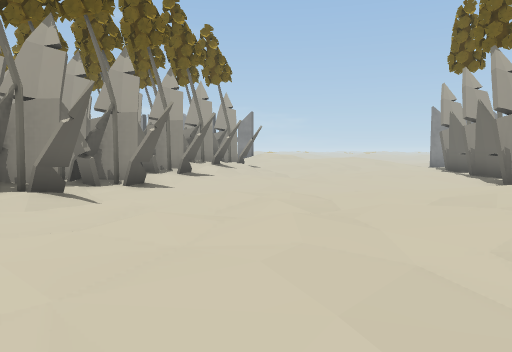
[1] (above)

24 first-person views from a walk through a Unity game level. The camera is 1.3 m above the floor, tilts 4° down and sees 70° across. The floor is counted in squares, 2 m on a side. Each view is taken from the middle of a square. On the plan, view 1 faces up. The plan holds only what a view shows up to about 11 squares ahead; the rest is blank. The place goes on beyond the plan. Some animated figures are not drawn. Some surface patterns are stand-ins.

[2]
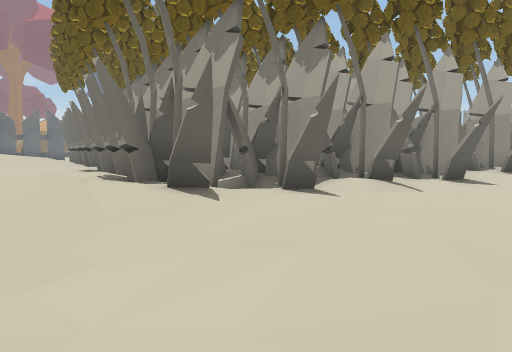

[3]
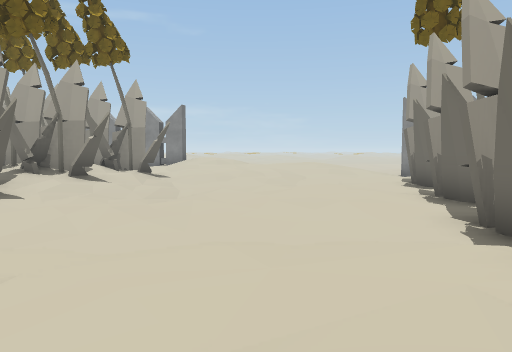

[4]
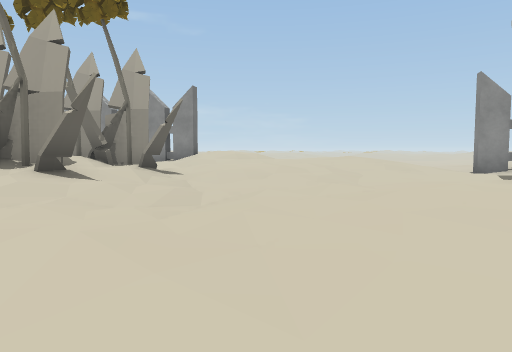

[5]
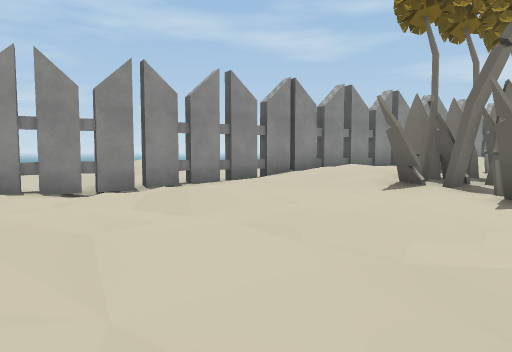

[6]
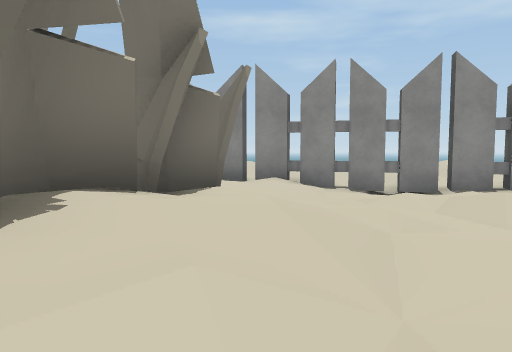

[7]
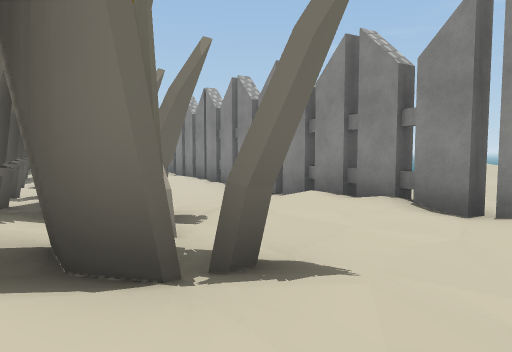

[8]
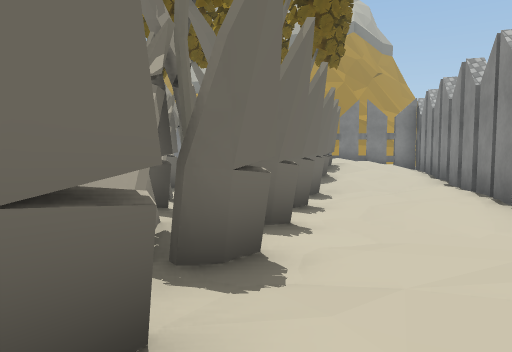

[9]
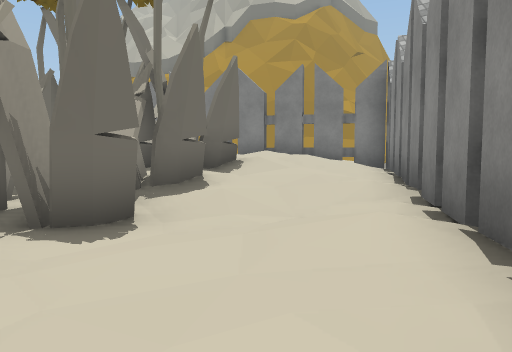

[10]
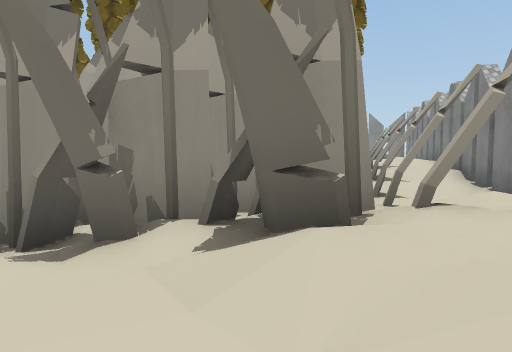

[11]
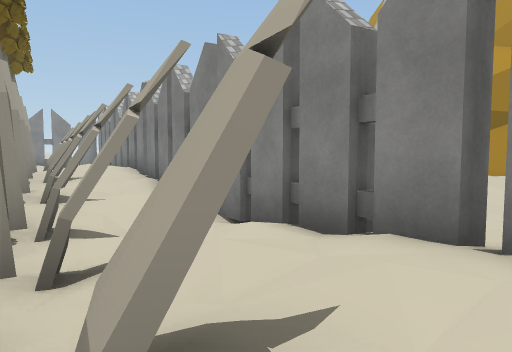

[12]
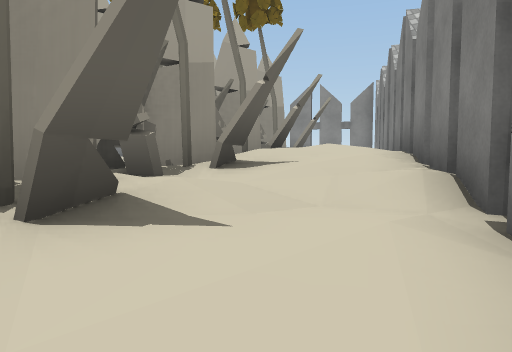

[13]
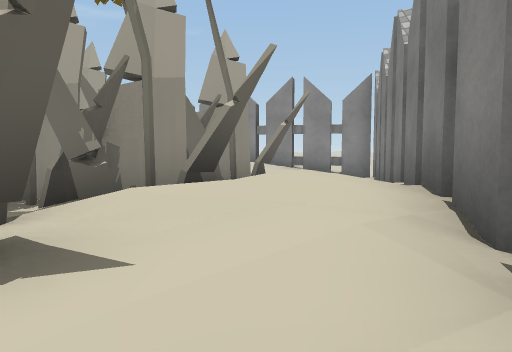

[14]
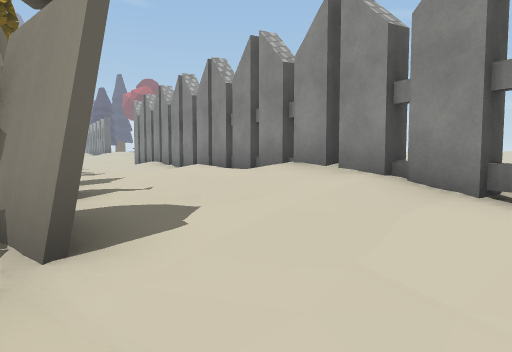

[15]
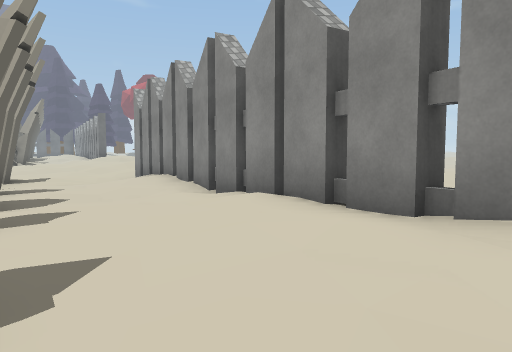

[16]
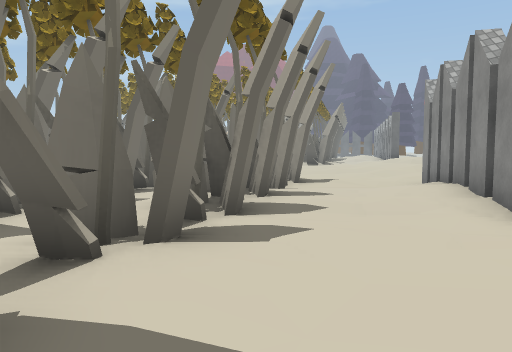

[17]
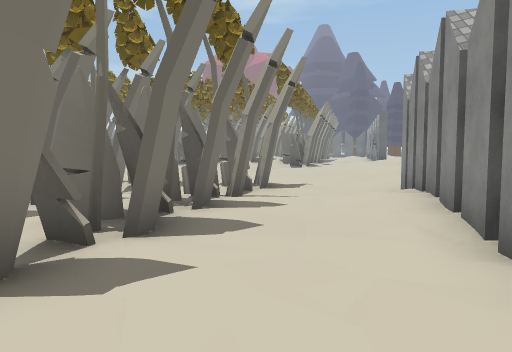

[18]
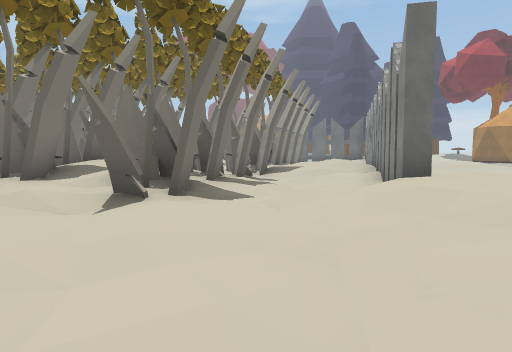

[19]
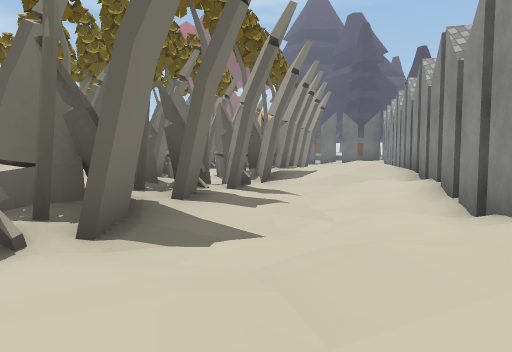

[20]
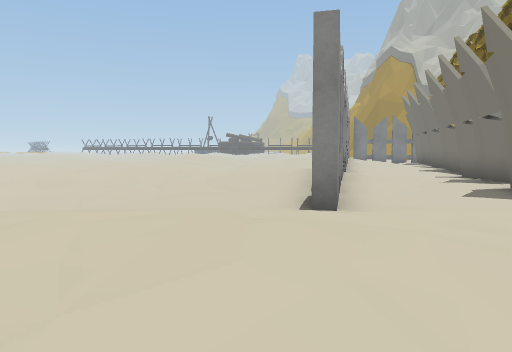

[21]
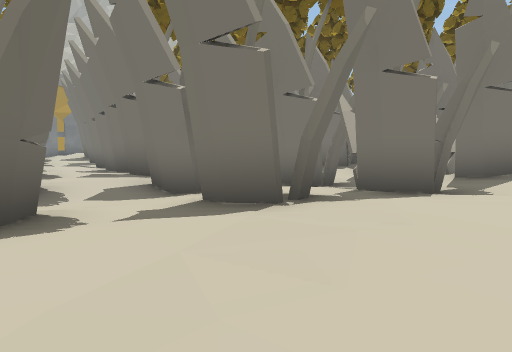

[22]
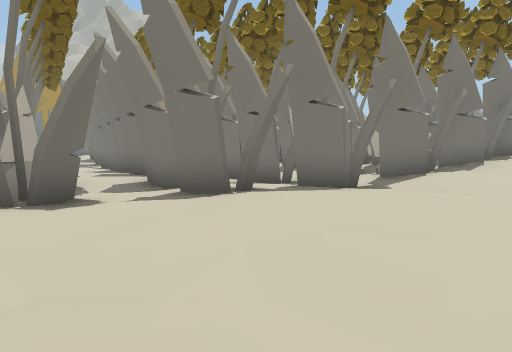

[23]
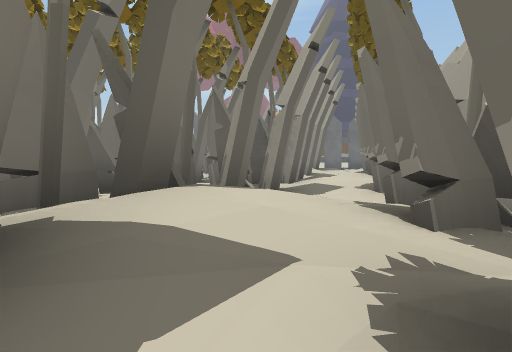

[24]
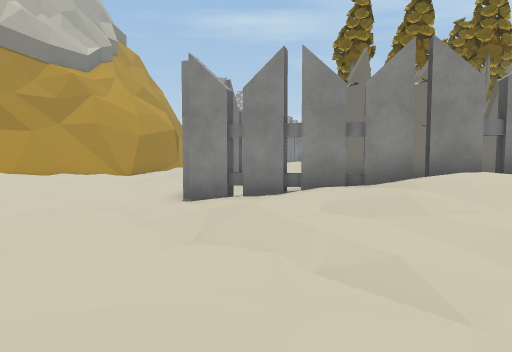

### Floor plan
Key: @ floor where view 1 was taken; # wall or solid block; x gap in a wall; . main floor; : floor 0.25 m higher than the main floor; - floor 0.25 m lower than the main floor; + floor 0.5 m higher than the main floor; _ floor 0.5 m lower than the main floor; * floor 0.75 m higher than the main floor; % floor 1 m higher than the main floor; & floor 1.25 m higher than the main floor; / step, stairs or slope; T thing the floor can be seen under or through.
Columns run from 9 left of view 1 to 31 right of it. Each row starts with its distance up from view 1.
 22 #####+          :.-....:
 21  %%+####      ++:...:::.         *
 20  %*+::.##%%%++**:..::++          /+
 19 #*+/....+**+++*+:..:+**        :.:++
 18 ###x#:+::::+++++:.##**         *+:::
 17 ++# ###+::++::.....#x##       %*+:.::
 16 #::  %###:::::....-.::#####+  &%++...-
 15 #####&&%+.:.:.....-...:.:+#x###**:..-.
 14    #####+:-..-...#x#:::.:++***#x###--..
 13      ####.-......#-###:.::++++++::#.-...
 12       ++:.-..::...-.:#####:::++:..#.....
 11       ##:.-..::.###..::.#######::.#......
 10       #:........#######...    ##:.#:.--.:
  9      ##........##     ###        :#
  8      ##--..---.####        ####  ##
  7     ##.--.-...:.--#         ###/*#
  6     ###.....::#####          +*%%#
  5     #:...:..:+##            ##**##
  4     ##.-.:::+*#             ###+#
  3 #####...++:+*%#             #+:/#
  2 +:####.:++:+%##             ##..#
  1 +++++:.:++:+*##             :.--x
  0   ***+:.:@+:+####  ####   ###-_#
 -1    *+::.:.../#:#####-#### # -..#
 -2    ###...-.-.::..### #__#####::#
 -3      #TTTT-..:::.-___#_#####++##  -:+##
 -4       :.. x##:::.-______-###+*#:..-.
 -5       ++:-.:######_----_..+***#
 -6         :--  .   ####..--::***#
 -7              +      #####.::+##
 -8                          x##.#
 -9                            ###

Where each view was taken, in squares from view 1:
view 1: 0 up, 0 right, facing up
view 2: 1 down, 0 right, facing up-left
view 3: 4 up, 3 right, facing up
view 4: 7 up, 2 right, facing up
view 5: 5 up, 3 right, facing down-left
view 6: 5 up, 3 right, facing down
view 7: 1 up, 2 right, facing down-right
view 8: 2 down, 5 right, facing right
view 9: 5 down, 10 right, facing right
view 10: 7 down, 17 right, facing up
view 11: 5 down, 18 right, facing up-right
view 12: 0 up, 21 right, facing up
view 13: 3 up, 22 right, facing up
view 14: 10 up, 24 right, facing up-left
view 15: 12 up, 20 right, facing up-left
view 16: 13 up, 19 right, facing left
view 17: 14 up, 18 right, facing left
view 18: 18 up, 5 right, facing left
view 19: 18 up, 2 right, facing left
view 20: 19 up, 3 right, facing right
view 21: 14 up, 4 right, facing down-right
view 22: 15 up, 2 right, facing down-right
view 23: 15 up, 1 left, facing left
view 24: 21 up, 24 right, facing down
